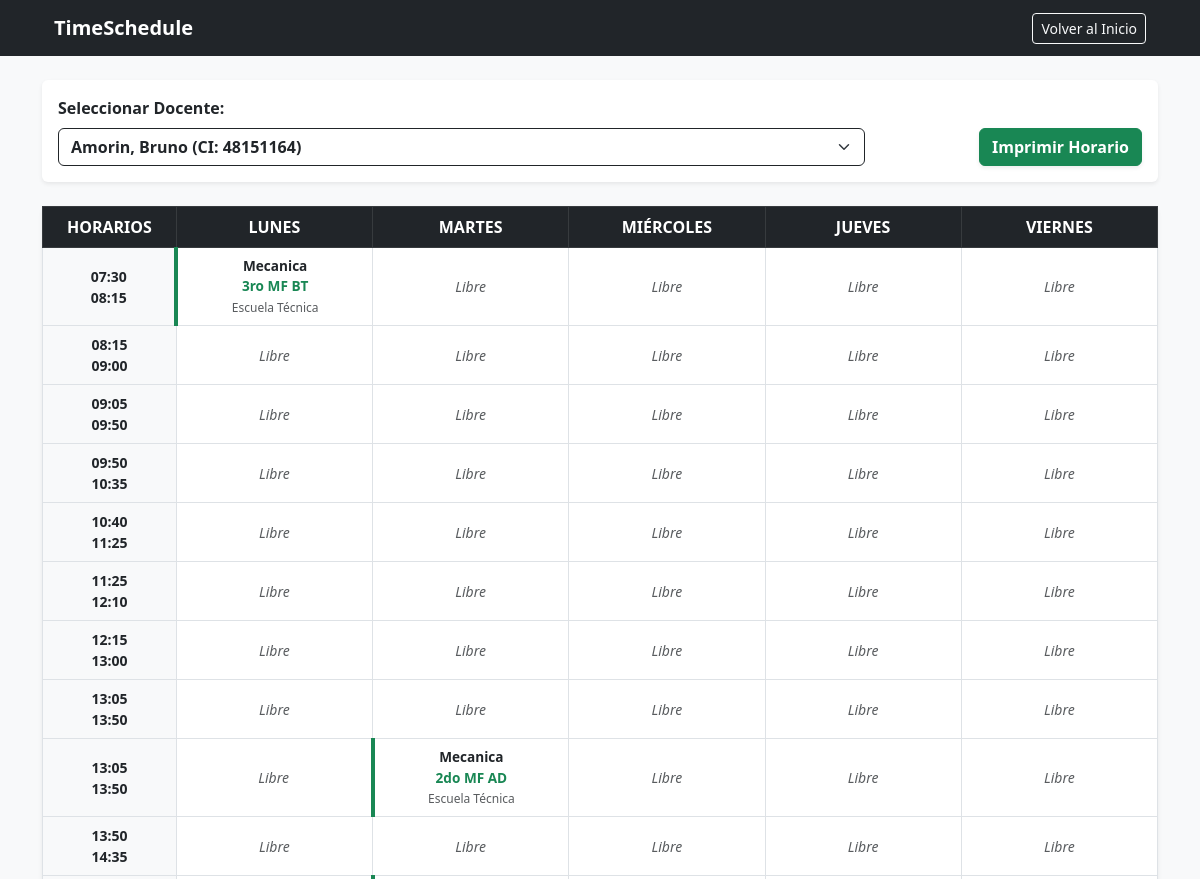
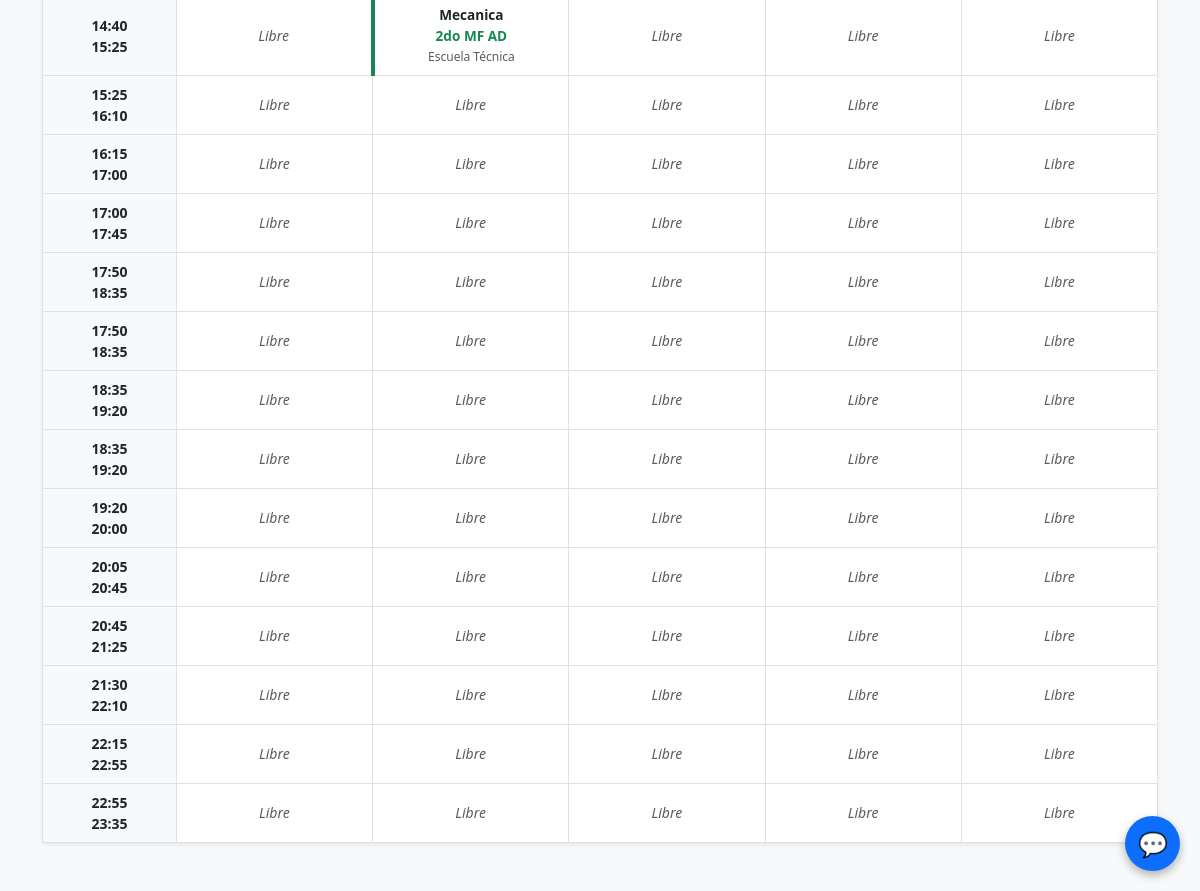
Screenshot of /ver_horarios_docentes.php?docente_id=21 with the database file from the repository (2 pictures, top to bottom).
### tables this page shows
CREATE TABLE `modulos_horarios` (
  `id` int(11) NOT NULL,
  `turno` varchar(50) NOT NULL,
  `numero_modulo` int(11) NOT NULL,
  `hora_inicio` time NOT NULL,
  `hora_fin` time NOT NULL
);

CREATE TABLE `materias` (
  `id` int(11) NOT NULL,
  `nombre` varchar(100) NOT NULL,
  `tipo` varchar(100) DEFAULT 'Equivalente / Común'
);

CREATE TABLE `grupos` (
  `id` int(11) NOT NULL,
  `nombre_grupo` varchar(50) NOT NULL,
  `turno` varchar(50) NOT NULL,
  `salon_id` int(11) DEFAULT NULL
);

### ver_horarios_docentes.php (the view, shortened to what this page needs)
<?php
require_once 'config/conexion.php';
$docente_seleccionado = $_GET['docente_id'] ?? null;
$docentes = $pdo->query("SELECT * FROM docentes ORDER BY apellido ASC, nombre ASC")->fetchAll();
$modulos = $pdo->query("SELECT * FROM modulos_horarios ORDER BY hora_inicio ASC")->fetchAll();
$dias = ['Lunes', 'Martes', 'Miércoles', 'Jueves', 'Viernes'];
$horario_escuela = [];
$horario_externo = [];
if ($docente_seleccionado) {
    $sqlE = "SELECT hc.modulo_id, hc.dia_semana, m.nombre AS materia, g.nombre_grupo
             FROM horarios_clase hc
             JOIN grillas gr ON hc.grilla_id = gr.id
             JOIN grupos g ON gr.grupo_id = g.id
             JOIN materias m ON hc.materia_id = m.id
             WHERE hc.docente_id = ?";
    $stmtE = $pdo->prepare($sqlE);
    $stmtE->execute([$docente_seleccionado]);
    foreach ($stmtE->fetchAll() as $row) {
        $horario_escuela[$row['modulo_id']][$row['dia_semana']] = $row;
    }
}
?>
<!DOCTYPE html>
<html lang="es">
<head>
    <link href="https://cdn.jsdelivr.net/npm/bootstrap@5.3.0/dist/css/bootstrap.min.css" rel="stylesheet">
</head>
<body class="bg-light">
<nav class="navbar navbar-dark bg-dark mb-4 no-imprimir">
    <div class="container px-4">
        <a class="navbar-brand fw-bold" href="index.php">TimeSchedule</a>
        <a href="index.php" class="btn btn-outline-light btn-sm">Volver al Inicio</a>
    </div>
</nav>
<div class="container pb-5">
    <div class="card shadow-sm border-0 mb-4 no-imprimir">
        <div class="card-body">
            <form method="GET" class="row align-items-center">
                <div class="col-md-9">
                    <label class="form-label fw-bold">Seleccionar Docente:</label>
                    <select name="docente_id" class="form-select border-dark fw-bold" onchange="this.form.submit()">
                        <?php foreach ($docentes as $doc): ?>
                            <option value="<?= $doc['id'] ?>" <?= $doc['id'] == $docente_seleccionado ? 'selected' : '' ?>>
                                <?= htmlspecialchars($doc['apellido'] . ', ' . $doc['nombre']) ?> (CI: <?= htmlspecialchars($doc['ci']) ?>)
                            </option>
                        <?php endforeach; ?>
                    </select>
                </div>
                <div class="col-md-3 text-end align-self-end mt-3 mt-md-0">
                    <?php if ($docente_seleccionado): ?>
                        <button onclick="window.print()" class="btn btn-success fw-bold w-150 shadow-sm">Imprimir Horario</button>
                    <?php endif; ?>
                </div>
            </form>
        </div>
    </div>
    <div class="card shadow-sm border-0">
        <div class="card-body p-0">
            <?php if (!$docente_seleccionado): ?>
                <div class="p-5 text-center text-muted">
                    <h5>Seleccione un docente arriba para visualizar y consultar sus horarios semanales.</h5>
                </div>
            <?php else: ?>
                <div class="table-responsive">
                    <table class="table table-bordered text-center m-0 table-horarios">
                        <thead class="table-dark">
                            <tr>
                                <th style="width: 12%;">HORARIOS</th>
                                <?php foreach ($dias as $d): ?>
                                    <th style="width: 17.6%;"><?= mb_strtoupper($d, 'UTF-8') ?></th>
                                <?php endforeach; ?>
                            </tr>
                        </thead>
                        <tbody>
                            <?php foreach ($modulos as $mod): ?>
                                <tr>
                                    <td class="fw-bold bg-light small">
                                        <?= substr($mod['hora_inicio'], 0, 5) ?><br>
                                        <?= substr($mod['hora_fin'], 0, 5) ?>
                                    </td>
                                    <?php foreach ($dias as $dia): ?>
                                        <?php
                                            $esc = $horario_escuela[$mod['id']][$dia] ?? null;
                                            $ext = $horario_externo[$mod['id']][$dia] ?? null;
                                        ?>
                                        <?php if ($esc): ?>
                                            <td class="celda-escuela p-2">
                                                <div class="fw-bold text-dark"><?= htmlspecialchars($esc['materia']) ?></div>
                                                <div class="text-success fw-bold"><?= htmlspecialchars($esc['nombre_grupo']) ?></div>
                                                <small class="text-muted" style="font-size: 0.75rem;">Escuela Técnica</small>
                                            </td>
                                        <?php else: ?>
                                            <td class="p-2 text-muted small fst-italic">
                                                Libre
                                            </td>
                                        <?php endif; ?>
                                    <?php endforeach; ?>
                                </tr>
                            <?php endforeach; ?>
                        </tbody>
                    </table>
                </div>
            <?php endif; ?>
        </div>
    </div>
</div>
<?php include 'includes/chatbot_ui.php'; ?>
</body>
</html>

### ver_horarios_docentes.php (style rules this page uses)
.celda-escuela { background-color: #d1e7dd; border-left: 4px solid #198754 !important; font-size: 0.85rem; }
.table-horarios th, .table-horarios td { vertical-align: middle; }

### rows the page displays
modulos_horarios: hora_inicio "07:30", hora_fin "08:15", id.nombre "Mecanica", id.nombre_grupo "3ro MF BT"
modulos_horarios: hora_inicio "08:15", hora_fin "09:00"
modulos_horarios: hora_inicio "09:05", hora_fin "09:50"
modulos_horarios: hora_inicio "09:50", hora_fin "10:35"
modulos_horarios: hora_inicio "10:40", hora_fin "11:25"
modulos_horarios: hora_inicio "11:25", hora_fin "12:10"
modulos_horarios: hora_inicio "12:15", hora_fin "13:00"
modulos_horarios: hora_inicio "13:05", hora_fin "13:50"
modulos_horarios: hora_inicio "13:05", hora_fin "13:50", id.nombre "Mecanica", id.nombre_grupo "2do MF AD"
modulos_horarios: hora_inicio "13:50", hora_fin "14:35"
modulos_horarios: hora_inicio "14:40", hora_fin "15:25", id.nombre "Mecanica", id.nombre_grupo "2do MF AD"
modulos_horarios: hora_inicio "15:25", hora_fin "16:10"
modulos_horarios: hora_inicio "16:15", hora_fin "17:00"
modulos_horarios: hora_inicio "17:00", hora_fin "17:45"
modulos_horarios: hora_inicio "17:50", hora_fin "18:35"
modulos_horarios: hora_inicio "17:50", hora_fin "18:35"
modulos_horarios: hora_inicio "18:35", hora_fin "19:20"
modulos_horarios: hora_inicio "18:35", hora_fin "19:20"
modulos_horarios: hora_inicio "19:20", hora_fin "20:00"
modulos_horarios: hora_inicio "20:05", hora_fin "20:45"
modulos_horarios: hora_inicio "20:45", hora_fin "21:25"
modulos_horarios: hora_inicio "21:30", hora_fin "22:10"
modulos_horarios: hora_inicio "22:15", hora_fin "22:55"
modulos_horarios: hora_inicio "22:55", hora_fin "23:35"

### other values shown
mb_strtoupper($d, 'UTF-8') "LUNES"
mb_strtoupper($d, 'UTF-8') "MARTES"
mb_strtoupper($d, 'UTF-8') "MIÉRCOLES"
mb_strtoupper($d, 'UTF-8') "JUEVES"
mb_strtoupper($d, 'UTF-8') "VIERNES"
form field docente_id "Amorin, Bruno (CI: 48151164)"
